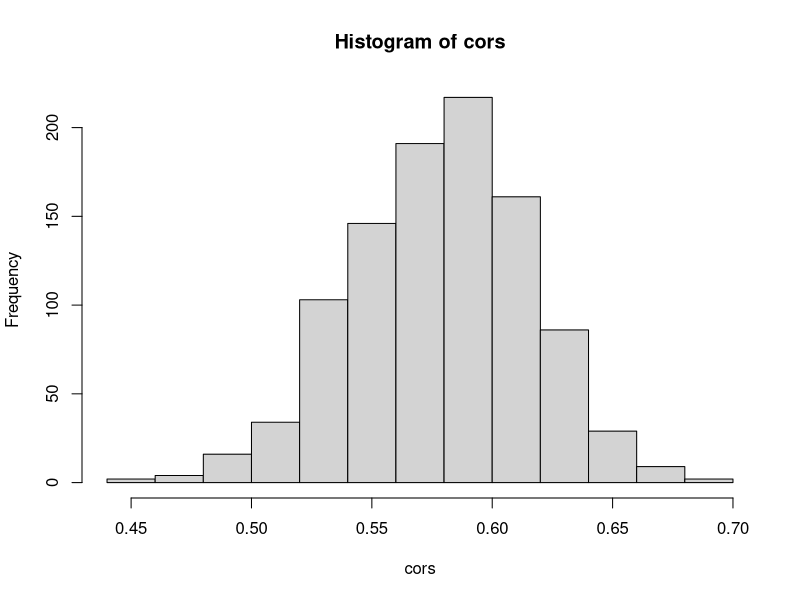

Write the R code that produced this figure.
require(MASS)
N <- 300
mu <- c(1,1)

Sigma <- matrix(c(1,0.0,0.0,1),2,2)
Sigma

nsim <- 1000
cors <- numeric(nsim)

for (i in 1:nsim) {
	set.seed(i)
	dt <- data.frame(mvrnorm(n = N, mu, Sigma, empirical=TRUE))
 	names(dt) <- c("X","Y")

	dt$XY <-dt$X*dt$Y
	cors[i] <- cor(dt$X,dt$XY)
	if (abs(cors[i]) < 0.001) {
		print(i)  
#		break
	}
	 
}

hist(cors)
summary(cors)
cov(dt)